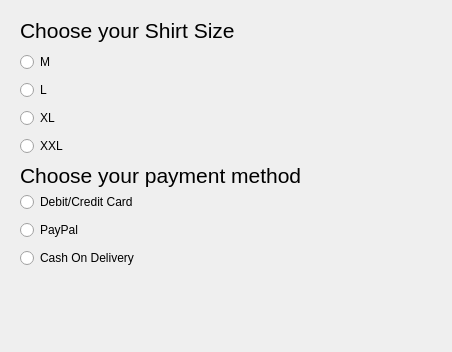
<?xml version="1.0" encoding="UTF-8"?>
<ui version="4.0">
 <class>Dialog</class>
 <widget class="QDialog" name="Dialog">
  <property name="geometry">
   <rect>
    <x>0</x>
    <y>0</y>
    <width>452</width>
    <height>352</height>
   </rect>
  </property>
  <property name="windowTitle">
   <string>Dialog</string>
  </property>
  <widget class="QLabel" name="label">
   <property name="geometry">
    <rect>
     <x>20</x>
     <y>10</y>
     <width>221</width>
     <height>41</height>
    </rect>
   </property>
   <property name="font">
    <font>
     <pointsize>16</pointsize>
    </font>
   </property>
   <property name="text">
    <string>Choose your Shirt Size</string>
   </property>
  </widget>
  <widget class="QLabel" name="labelSelected">
   <property name="geometry">
    <rect>
     <x>20</x>
     <y>280</y>
     <width>401</width>
     <height>61</height>
    </rect>
   </property>
   <property name="font">
    <font>
     <pointsize>16</pointsize>
    </font>
   </property>
   <property name="text">
    <string/>
   </property>
   <property name="wordWrap">
    <bool>true</bool>
   </property>
  </widget>
  <widget class="QLabel" name="label_3">
   <property name="geometry">
    <rect>
     <x>20</x>
     <y>160</y>
     <width>281</width>
     <height>31</height>
    </rect>
   </property>
   <property name="font">
    <font>
     <pointsize>16</pointsize>
    </font>
   </property>
   <property name="text">
    <string>Choose your payment method</string>
   </property>
  </widget>
  <widget class="QWidget" name="layoutWidget">
   <property name="geometry">
    <rect>
     <x>20</x>
     <y>190</y>
     <width>148</width>
     <height>83</height>
    </rect>
   </property>
   <layout class="QVBoxLayout" name="verticalLayout_2">
    <item>
     <widget class="QRadioButton" name="radioButtonCard">
      <property name="text">
       <string>Debit/Credit Card</string>
      </property>
     </widget>
    </item>
    <item>
     <widget class="QRadioButton" name="radioButtonPayPal">
      <property name="text">
       <string>PayPal</string>
      </property>
     </widget>
    </item>
    <item>
     <widget class="QRadioButton" name="radioButtonCashOnDelivery">
      <property name="text">
       <string>Cash On Delivery</string>
      </property>
     </widget>
    </item>
   </layout>
  </widget>
  <widget class="QWidget" name="layoutWidget">
   <property name="geometry">
    <rect>
     <x>20</x>
     <y>50</y>
     <width>111</width>
     <height>112</height>
    </rect>
   </property>
   <layout class="QVBoxLayout" name="verticalLayout">
    <item>
     <widget class="QRadioButton" name="radioButtonMedium">
      <property name="text">
       <string>M</string>
      </property>
     </widget>
    </item>
    <item>
     <widget class="QRadioButton" name="radioButtonLarge">
      <property name="text">
       <string>L</string>
      </property>
     </widget>
    </item>
    <item>
     <widget class="QRadioButton" name="radioButtonXL">
      <property name="text">
       <string>XL</string>
      </property>
     </widget>
    </item>
    <item>
     <widget class="QRadioButton" name="radioButtonXXL">
      <property name="text">
       <string>XXL</string>
      </property>
     </widget>
    </item>
   </layout>
  </widget>
 </widget>
 <resources/>
 <connections/>
</ui>
